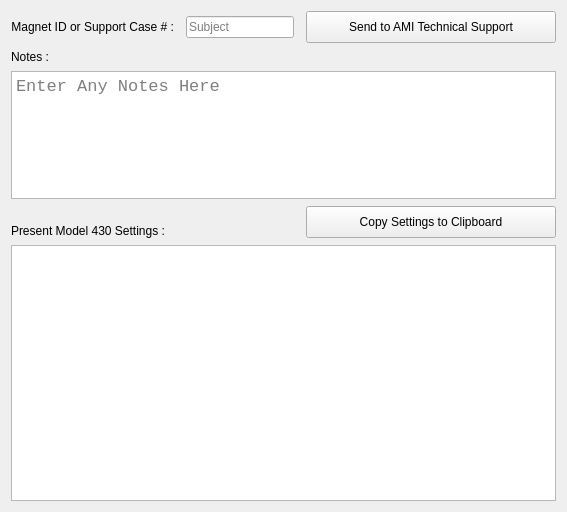
      <widget class="QWidget" name="supportTab">
       <attribute name="title">
        <string>Support</string>
       </attribute>
       <layout class="QGridLayout" name="supportLayout">
        <property name="horizontalSpacing">
         <number>12</number>
        </property>
        <property name="verticalSpacing">
         <number>7</number>
        </property>
        <item row="2" column="1">
         <widget class="QLineEdit" name="caseEdit">
          <property name="text">
           <string/>
          </property>
          <property name="readOnly">
           <bool>false</bool>
          </property>
          <property name="placeholderText">
           <string>Subject</string>
          </property>
         </widget>
        </item>
        <item row="2" column="0">
         <widget class="QLabel" name="caseLabel">
          <property name="text">
           <string>Magnet ID or Support Case # :</string>
          </property>
          <property name="alignment">
           <set>Qt::AlignRight|Qt::AlignTrailing|Qt::AlignVCenter</set>
          </property>
         </widget>
        </item>
        <item row="6" column="0">
         <widget class="QLabel" name="settingsLabel">
          <property name="text">
           <string>Present Model 430 Settings :</string>
          </property>
          <property name="alignment">
           <set>Qt::AlignBottom|Qt::AlignLeading|Qt::AlignLeft</set>
          </property>
         </widget>
        </item>
        <item row="5" column="0" colspan="3">
         <widget class="QPlainTextEdit" name="notesTextEdit">
          <property name="sizePolicy">
           <sizepolicy hsizetype="Expanding" vsizetype="Expanding">
            <horstretch>0</horstretch>
            <verstretch>1</verstretch>
           </sizepolicy>
          </property>
          <property name="minimumSize">
           <size>
            <width>0</width>
            <height>100</height>
           </size>
          </property>
          <property name="font">
           <font>
            <family>Lucida Console</family>
            <pointsize>13</pointsize>
           </font>
          </property>
          <property name="lineWrapMode">
           <enum>QPlainTextEdit::WidgetWidth</enum>
          </property>
          <property name="readOnly">
           <bool>false</bool>
          </property>
          <property name="backgroundVisible">
           <bool>false</bool>
          </property>
          <property name="placeholderText">
           <string>Enter Any Notes Here</string>
          </property>
         </widget>
        </item>
        <item row="4" column="0">
         <widget class="QLabel" name="notesLabel">
          <property name="text">
           <string>Notes :</string>
          </property>
          <property name="alignment">
           <set>Qt::AlignBottom|Qt::AlignLeading|Qt::AlignLeft</set>
          </property>
         </widget>
        </item>
        <item row="7" column="0" colspan="3">
         <widget class="QPlainTextEdit" name="settingsTextEdit">
          <property name="sizePolicy">
           <sizepolicy hsizetype="Expanding" vsizetype="Expanding">
            <horstretch>0</horstretch>
            <verstretch>2</verstretch>
           </sizepolicy>
          </property>
          <property name="font">
           <font>
            <family>.AppleSystemUIFontMonospaced</family>
            <pointsize>13</pointsize>
           </font>
          </property>
          <property name="lineWrapMode">
           <enum>QPlainTextEdit::NoWrap</enum>
          </property>
          <property name="readOnly">
           <bool>true</bool>
          </property>
          <property name="backgroundVisible">
           <bool>false</bool>
          </property>
         </widget>
        </item>
        <item row="6" column="2">
         <widget class="QPushButton" name="copySettingsToClipboardButton">
          <property name="minimumSize">
           <size>
            <width>250</width>
            <height>32</height>
           </size>
          </property>
          <property name="toolTip">
           <string>Paste into your own email client</string>
          </property>
          <property name="text">
           <string>Copy Settings to Clipboard</string>
          </property>
         </widget>
        </item>
        <item row="2" column="2">
         <widget class="QPushButton" name="sendSupportEmailButton">
          <property name="minimumSize">
           <size>
            <width>250</width>
            <height>32</height>
           </size>
          </property>
          <property name="toolTip">
           <string/>
          </property>
          <property name="text">
           <string>Send to AMI Technical Support</string>
          </property>
         </widget>
        </item>
       </layout>
      </widget>
